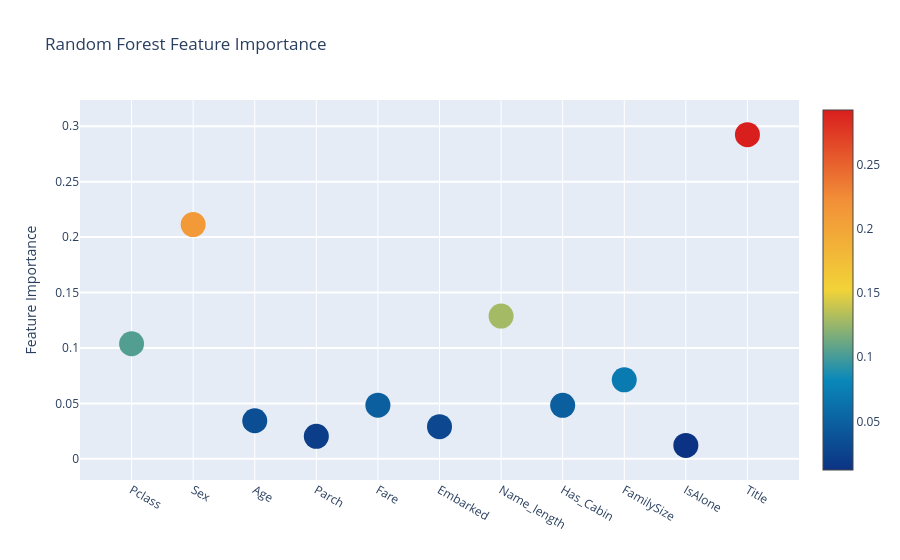
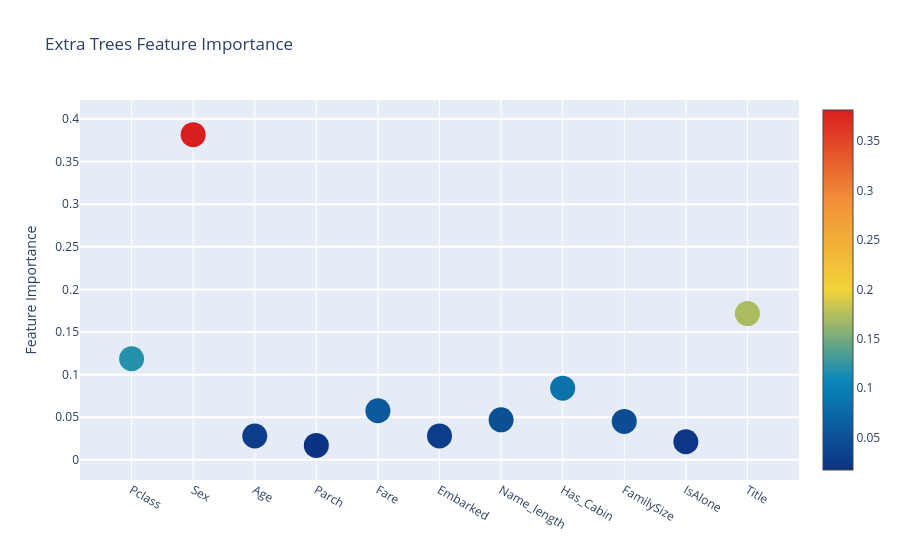
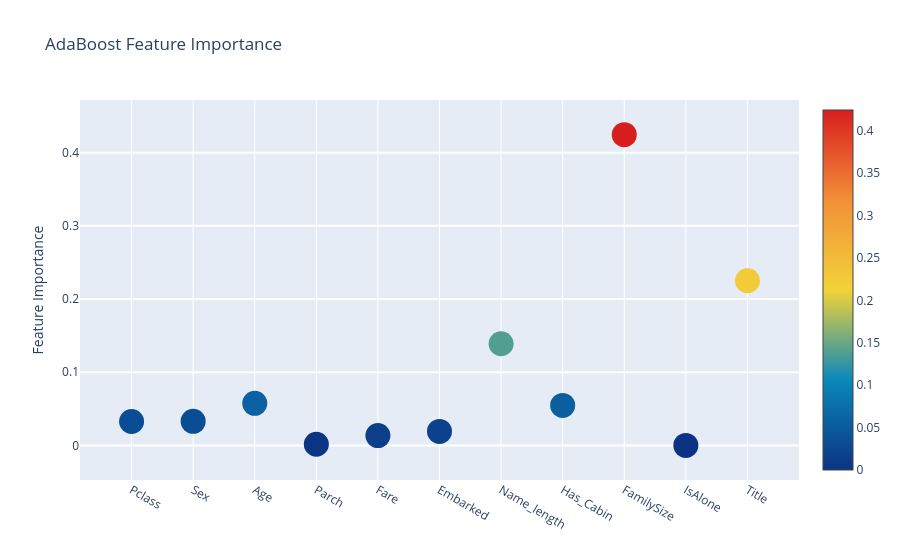
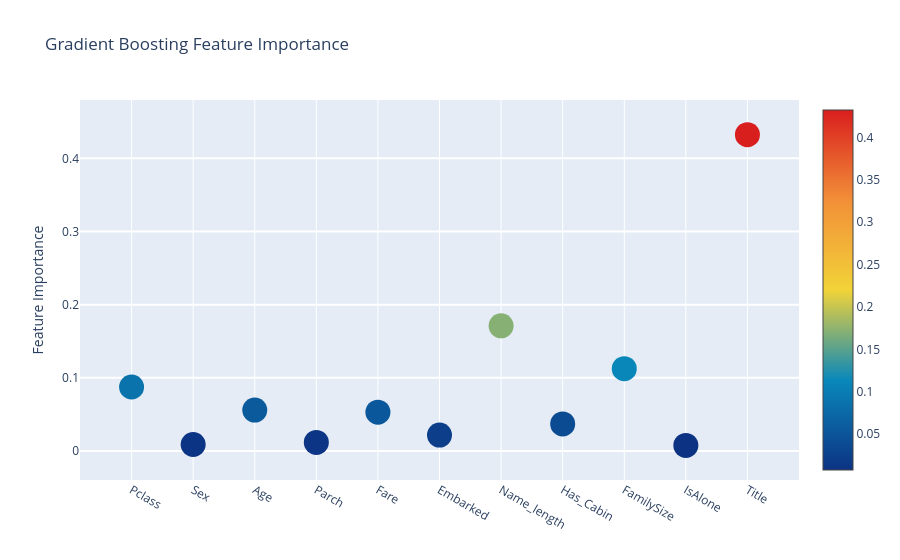

The code cell stored with these charts, in order, in its notebook:
### Markdown cell above
**Interactive feature importances via Plotly scatterplots**

I'll use the interactive Plotly package at this juncture to visualise the feature importances values of the different classifiers via a plotly scatter plot by calling "Scatter" as follows:

### Code cell
# Scatter plot
trace = go.Scatter(
    y=feature_dataframe["Random Forest feature importances"].values,
    x=feature_dataframe["features"].values,
    mode="markers",
    marker=dict(
        sizemode="diameter",
        sizeref=1,
        size=25,
        #       size= feature_dataframe['AdaBoost feature importances'].values,
        # color = np.random.randn(500), #set color equal to a variable
        color=feature_dataframe["Random Forest feature importances"].values,
        colorscale="Portland",
        showscale=True,
    ),
    text=feature_dataframe["features"].values,
)
data = [trace]

layout = go.Layout(
    autosize=True,
    title="Random Forest Feature Importance",
    hovermode="closest",
    #     xaxis= dict(
    #         title= 'Pop',
    #         ticklen= 5,
    #         zeroline= False,
    #         gridwidth= 2,
    #     ),
    yaxis=dict(title="Feature Importance", ticklen=5, gridwidth=2),
    showlegend=False,
)
fig = go.Figure(data=data, layout=layout)
py.iplot(fig, filename="scatter2010")

# Scatter plot
trace = go.Scatter(
    y=feature_dataframe["Extra Trees  feature importances"].values,
    x=feature_dataframe["features"].values,
    mode="markers",
    marker=dict(
        sizemode="diameter",
        sizeref=1,
        size=25,
        #       size= feature_dataframe['AdaBoost feature importances'].values,
        # color = np.random.randn(500), #set color equal to a variable
        color=feature_dataframe["Extra Trees  feature importances"].values,
        colorscale="Portland",
        showscale=True,
    ),
    text=feature_dataframe["features"].values,
)
data = [trace]

layout = go.Layout(
    autosize=True,
    title="Extra Trees Feature Importance",
    hovermode="closest",
    #     xaxis= dict(
    #         title= 'Pop',
    #         ticklen= 5,
    #         zeroline= False,
    #         gridwidth= 2,
    #     ),
    yaxis=dict(title="Feature Importance", ticklen=5, gridwidth=2),
    showlegend=False,
)
fig = go.Figure(data=data, layout=layout)
py.iplot(fig, filename="scatter2010")

# Scatter plot
trace = go.Scatter(
    y=feature_dataframe["AdaBoost feature importances"].values,
    x=feature_dataframe["features"].values,
    mode="markers",
    marker=dict(
        sizemode="diameter",
        sizeref=1,
        size=25,
        #       size= feature_dataframe['AdaBoost feature importances'].values,
        # color = np.random.randn(500), #set color equal to a variable
        color=feature_dataframe["AdaBoost feature importances"].values,
        colorscale="Portland",
        showscale=True,
    ),
    text=feature_dataframe["features"].values,
)
data = [trace]

layout = go.Layout(
    autosize=True,
    title="AdaBoost Feature Importance",
    hovermode="closest",
    #     xaxis= dict(
    #         title= 'Pop',
    #         ticklen= 5,
    #         zeroline= False,
    #         gridwidth= 2,
    #     ),
    yaxis=dict(title="Feature Importance", ticklen=5, gridwidth=2),
    showlegend=False,
)
fig = go.Figure(data=data, layout=layout)
py.iplot(fig, filename="scatter2010")

# Scatter plot
trace = go.Scatter(
    y=feature_dataframe["Gradient Boost feature importances"].values,
    x=feature_dataframe["features"].values,
    mode="markers",
    marker=dict(
        sizemode="diameter",
        sizeref=1,
        size=25,
        #       size= feature_dataframe['AdaBoost feature importances'].values,
        # color = np.random.randn(500), #set color equal to a variable
        color=feature_dataframe["Gradient Boost feature importances"].values,
        colorscale="Portland",
        showscale=True,
    ),
    text=feature_dataframe["features"].values,
)
data = [trace]

layout = go.Layout(
    autosize=True,
    title="Gradient Boosting Feature Importance",
    hovermode="closest",
    #     xaxis= dict(
    #         title= 'Pop',
    #         ticklen= 5,
    #         zeroline= False,
    #         gridwidth= 2,
    #     ),
    yaxis=dict(title="Feature Importance", ticklen=5, gridwidth=2),
    showlegend=False,
)
fig = go.Figure(data=data, layout=layout)
py.iplot(fig, filename="scatter2010")

### Figure 1 — Plotly figure (JSON) as saved in the notebook; plotly's stock layout.template omitted (floating-point values rounded to 4 significant figures)
{"data": [{"marker": {"color": [0.1038, 0.2113, 0.03432, 0.02027, 0.0484, 0.02899, 0.1288, 0.04827, 0.07125, 0.01213, 0.2925], "colorscale": [[0, "rgb(12,51,131)"], [0.25, "rgb(10,136,186)"], [0.5, "rgb(242,211,56)"], [0.75, "rgb(242,143,56)"], [1, "rgb(217,30,30)"]], "showscale": true, "size": 25, "sizemode": "diameter", "sizeref": 1}, "mode": "markers", "text": ["Pclass", "Sex", "Age", "Parch", "Fare", "Embarked", "Name_length", "Has_Cabin", "FamilySize", "IsAlone", "Title"], "type": "scatter", "x": ["Pclass", "Sex", "Age", "Parch", "Fare", "Embarked", "Name_length", "Has_Cabin", "FamilySize", "IsAlone", "Title"], "y": [0.1038, 0.2113, 0.03432, 0.02027, 0.0484, 0.02899, 0.1288, 0.04827, 0.07125, 0.01213, 0.2925]}], "layout": {"autosize": true, "hovermode": "closest", "showlegend": false, "title": {"text": "Random Forest Feature Importance"}, "yaxis": {"gridwidth": 2, "ticklen": 5, "title": {"text": "Feature Importance"}}}}

### Figure 2 — Plotly figure (JSON) as saved in the notebook; plotly's stock layout.template omitted (floating-point values rounded to 4 significant figures)
{"data": [{"marker": {"color": [0.1186, 0.3816, 0.02799, 0.017, 0.05764, 0.02809, 0.04694, 0.08409, 0.04508, 0.02129, 0.1716], "colorscale": [[0, "rgb(12,51,131)"], [0.25, "rgb(10,136,186)"], [0.5, "rgb(242,211,56)"], [0.75, "rgb(242,143,56)"], [1, "rgb(217,30,30)"]], "showscale": true, "size": 25, "sizemode": "diameter", "sizeref": 1}, "mode": "markers", "text": ["Pclass", "Sex", "Age", "Parch", "Fare", "Embarked", "Name_length", "Has_Cabin", "FamilySize", "IsAlone", "Title"], "type": "scatter", "x": ["Pclass", "Sex", "Age", "Parch", "Fare", "Embarked", "Name_length", "Has_Cabin", "FamilySize", "IsAlone", "Title"], "y": [0.1186, 0.3816, 0.02799, 0.017, 0.05764, 0.02809, 0.04694, 0.08409, 0.04508, 0.02129, 0.1716]}], "layout": {"autosize": true, "hovermode": "closest", "showlegend": false, "title": {"text": "Extra Trees Feature Importance"}, "yaxis": {"gridwidth": 2, "ticklen": 5, "title": {"text": "Feature Importance"}}}}

### Figure 3 — Plotly figure (JSON) as saved in the notebook; plotly's stock layout.template omitted (floating-point values rounded to 4 significant figures)
{"data": [{"marker": {"color": [0.03266, 0.03283, 0.05748, 0.00156, 0.01337, 0.01904, 0.1389, 0.05455, 0.4246, 1e-07, 0.225], "colorscale": [[0, "rgb(12,51,131)"], [0.25, "rgb(10,136,186)"], [0.5, "rgb(242,211,56)"], [0.75, "rgb(242,143,56)"], [1, "rgb(217,30,30)"]], "showscale": true, "size": 25, "sizemode": "diameter", "sizeref": 1}, "mode": "markers", "text": ["Pclass", "Sex", "Age", "Parch", "Fare", "Embarked", "Name_length", "Has_Cabin", "FamilySize", "IsAlone", "Title"], "type": "scatter", "x": ["Pclass", "Sex", "Age", "Parch", "Fare", "Embarked", "Name_length", "Has_Cabin", "FamilySize", "IsAlone", "Title"], "y": [0.03266, 0.03283, 0.05748, 0.00156, 0.01337, 0.01904, 0.1389, 0.05455, 0.4246, 1e-07, 0.225]}], "layout": {"autosize": true, "hovermode": "closest", "showlegend": false, "title": {"text": "AdaBoost Feature Importance"}, "yaxis": {"gridwidth": 2, "ticklen": 5, "title": {"text": "Feature Importance"}}}}

### Figure 4 — Plotly figure (JSON) as saved in the notebook; plotly's stock layout.template omitted (floating-point values rounded to 4 significant figures)
{"data": [{"marker": {"color": [0.08751, 0.008907, 0.05592, 0.01178, 0.05312, 0.02177, 0.1711, 0.03709, 0.1126, 0.007729, 0.4324], "colorscale": [[0, "rgb(12,51,131)"], [0.25, "rgb(10,136,186)"], [0.5, "rgb(242,211,56)"], [0.75, "rgb(242,143,56)"], [1, "rgb(217,30,30)"]], "showscale": true, "size": 25, "sizemode": "diameter", "sizeref": 1}, "mode": "markers", "text": ["Pclass", "Sex", "Age", "Parch", "Fare", "Embarked", "Name_length", "Has_Cabin", "FamilySize", "IsAlone", "Title"], "type": "scatter", "x": ["Pclass", "Sex", "Age", "Parch", "Fare", "Embarked", "Name_length", "Has_Cabin", "FamilySize", "IsAlone", "Title"], "y": [0.08751, 0.008907, 0.05592, 0.01178, 0.05312, 0.02177, 0.1711, 0.03709, 0.1126, 0.007729, 0.4324]}], "layout": {"autosize": true, "hovermode": "closest", "showlegend": false, "title": {"text": "Gradient Boosting Feature Importance"}, "yaxis": {"gridwidth": 2, "ticklen": 5, "title": {"text": "Feature Importance"}}}}
